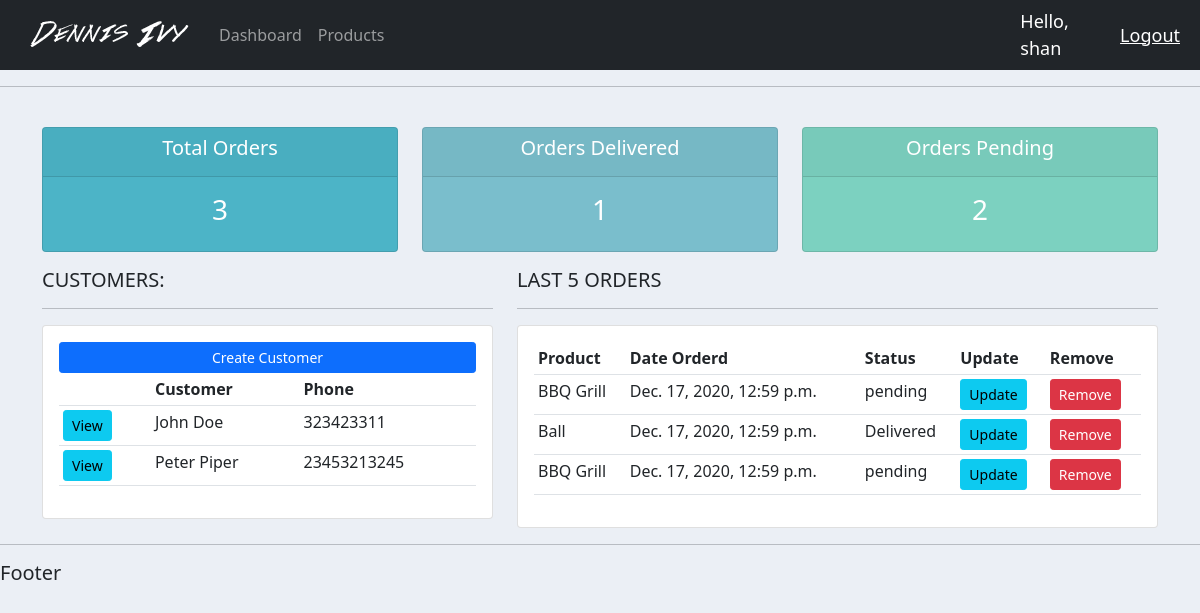
Page / (signed in) on the earlier database version.
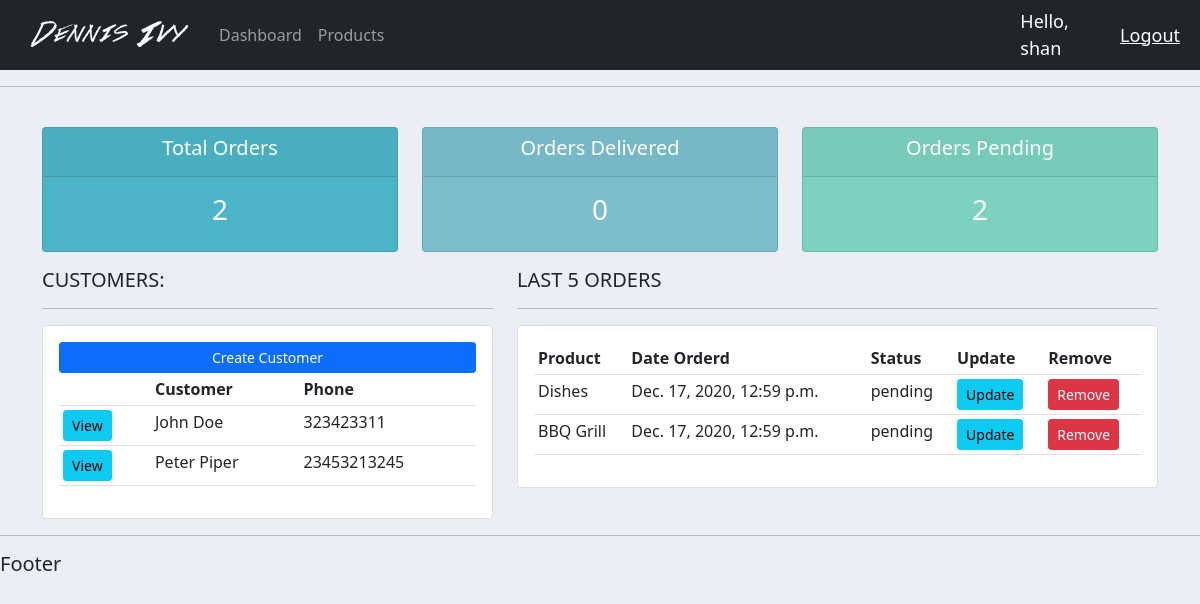
Same page on the later database version.
### accounts/models.py (models this page shows, shortened)
class Customer(models.Model):
    name = models.CharField(max_length=200, null=True)
    phone = models.CharField(max_length=200, null=True)
    mail = models.EmailField(max_length=200, null=True)
    date_created = models.DateTimeField(auto_now_add=True, null=True)

class Order(models.Model):
    STATUS = (
        ('pending', 'Pending'),
        ('Out of Delivery', 'Out of Delivery'),
        ('Delivered', 'Delivered'),
    )
    customer = models.ForeignKey(Customer, null=True, on_delete=models.SET_NULL)
    product = models.ForeignKey(Product, null=True, on_delete=models.SET_NULL)
    date_created = models.DateTimeField(auto_now_add=True, null=True)
    status = models.CharField(max_length=200, null=True, choices=STATUS)
    note = models.CharField(max_length=200, null=True)

class Product(models.Model):
    CATEGORY = (
        ('indoor', 'Indoor'),
        ('outdoor', 'OutDoor'),
    )
    name = models.CharField(max_length=200)
    price = models.FloatField(null=True)
    category = models.CharField(max_length=200, null=True, choices=CATEGORY)
    description = models.CharField(max_length=200, null=True, blank=True)
    date_created = models.DateTimeField(auto_now_add=True, null=True)
    tag = models.ManyToManyField(Tag)

### accounts/views.py (the view)
# urls.py: path('', views.home, name="dashboard"),
@login_required(login_url='login')
def home(request):
    orders = Order.objects.all()
    customers = Customer.objects.all()
    total_orders = orders.count()
    delivered_orders = orders.filter(status='Delivered').count()
    pending_orders = orders.filter(status='pending').count()
    context = {
        'orders': orders,
        'customers': customers,
        'total_orders': total_orders,
        'delivered_orders': delivered_orders,
        'pending_orders': pending_orders
    }
    return render(request, 'accounts/dashboard.html', context)

### accounts/templates/accounts/dashboard.html
{% extends 'accounts/base.html' %}
{% block content %}
{% include 'accounts/status.html' %}
<div class="row">
    <div class="col-md-5">
        <h5>CUSTOMERS:</h5>
        <hr>
        <div class="card card-body">
            <a class="btn btn-primary  btn-sm btn-block" href="">Create Customer</a>
            <table class="table table-sm">
                <tr>
                    <th></th>
                    <th>Customer</th>
                    <th>Phone</th>
                </tr>
                {% for customer in customers %}
                <tr>
                    <td><a class="btn btn-sm btn-info" href="{% url 'customer' customer.id %}">View</a></td>
                    <td>{{ customer.name }}</td>
                    <td>{{ customer.phone}}</td>
                </tr>
                {% endfor %}
            </table>
        </div>
    </div>
    <div class="col-md-7">
        <h5>LAST 5 ORDERS</h5>
        <hr>
        <div class="card card-body">
            <table class="table table-sm">
                <tr>
                    <th>Product</th>
                    <th>Date Orderd</th>
                    <th>Status</th>
                    <th>Update</th>
                    <th>Remove</th>
                </tr>
                {% for order in orders %}
                <tr>
                    <td>{{ order.product.name }}</td>
                    <td>{{ order.date_created }}</td>
                    <td>{{ order.status }}</td>
                    <td><a class="btn btn-sm btn-info" href="{% url 'update_order' order.id %}">Update</a></td>
                    <td><a class="btn btn-sm btn-danger" href="{% url 'delete_order' order.id %}">Remove</a></td>
                </tr>
                {% endfor %}
            </table>
        </div>
    </div>
</div>
{% endblock %}

Differences in the rows shown:
removed Order: product.name "Ball", date_created "Dec. 17, 2020, 12:59 p.m.", status "Delivered"
changed Order: product.name "BBQ Grill" → "Dishes"
Other differences:
{{ total_orders }}: "3" → "2"
{{ delivered_orders }}: "1" → "0"
